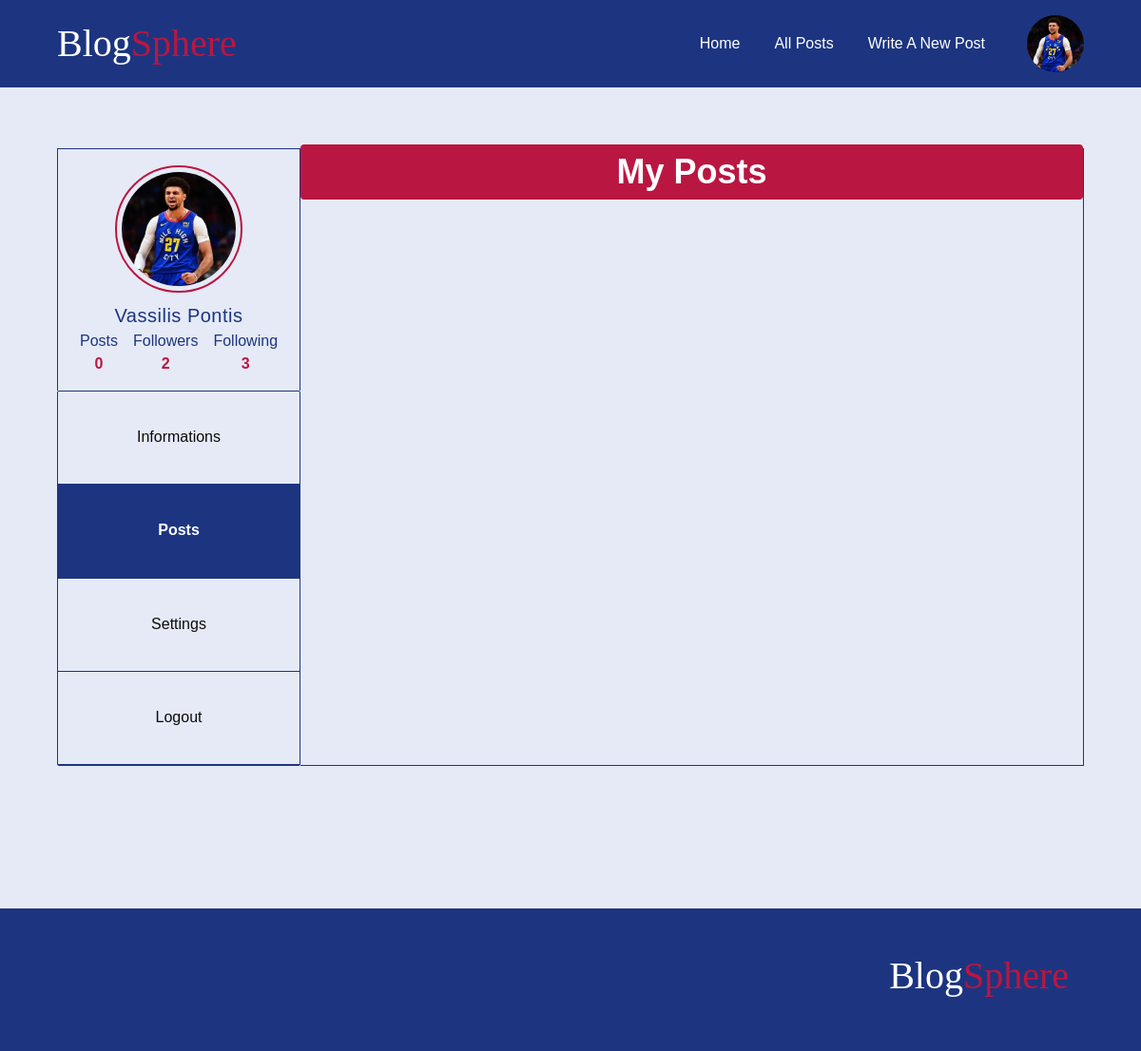
Page /account/MyProfile/?tab=posts (signed in) on the earlier database version.
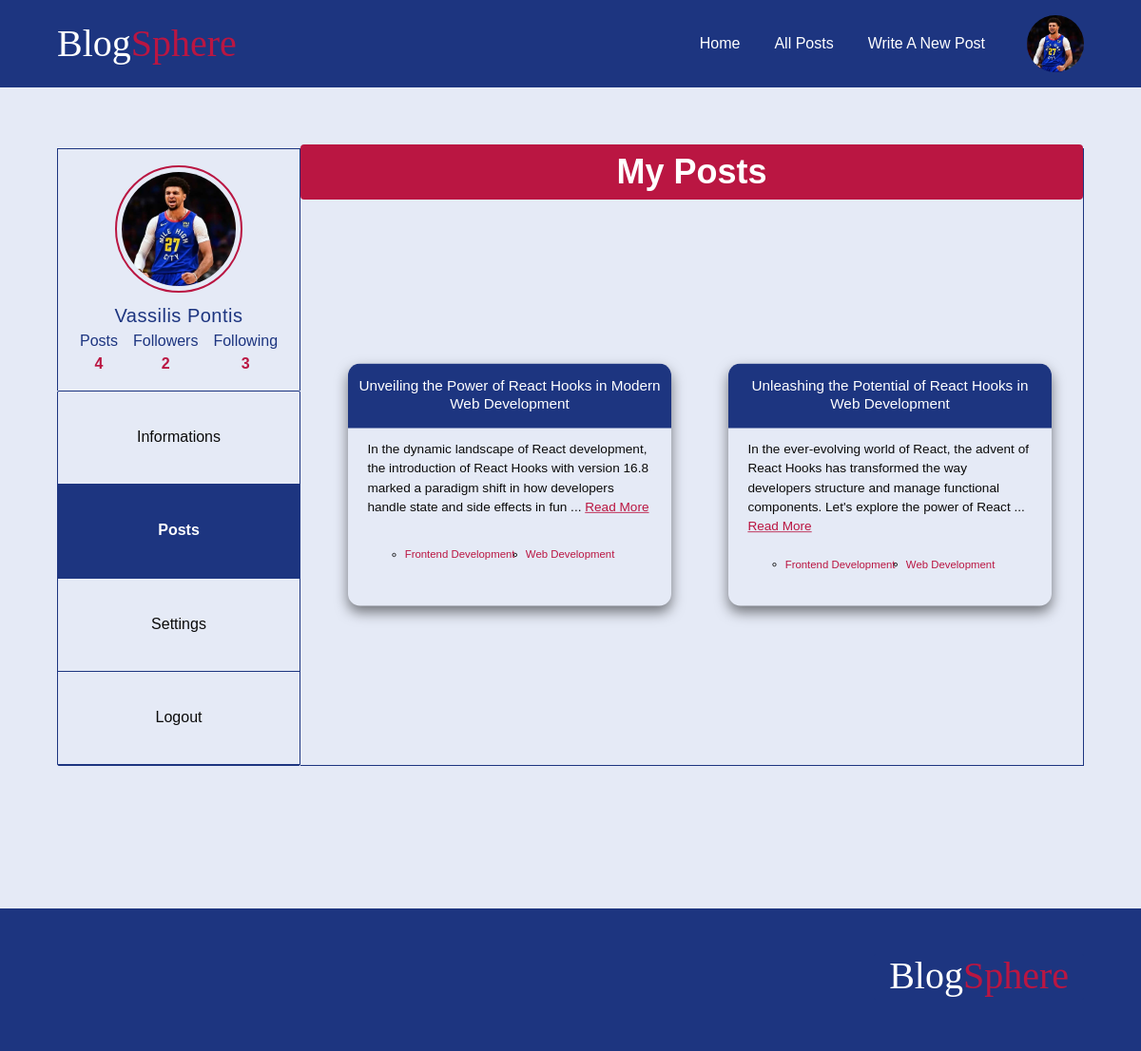
Same page on the later database version.
### blog/models.py (models this page shows, shortened)
class Navigation(models.Model):
    text= models.CharField(max_length=100)
    destination= models.CharField(max_length=100)

class Post(models.Model):
    title = models.CharField(max_length=100)
    author = models.ForeignKey(User,  on_delete=models.CASCADE)
    body = models.TextField()
    created_at = models.DateField(auto_now=True)
    tags = models.ManyToManyField(Tag)
    slug = models.SlugField(unique=True, editable= False, blank= True, db_index=True, default='')

class Tag(models.Model):
    name = models.CharField(max_length=100)
    def __str__(self):
        return f'{self.name}'

### accounts/models.py (models this page shows, shortened)
class Profile(models.Model):
    MALE = 'M'
    FEMALE = 'F'
    OTHER = 'O'
    GENDER_CHOICES = [
        (MALE, 'Male'),
        (FEMALE, 'Female'),
        (OTHER, 'Other'),
    ]
    user = models.OneToOneField(User, on_delete=models.CASCADE)
    bio = models.TextField(blank=True,null=True,  max_length = 400)
    profile_pic = models.ImageField( blank=True, null=True)
    gender = models.CharField(null=True,  max_length=1,choices=GENDER_CHOICES, default= MALE)
    birthday = models.DateField(null=True, blank = True, default=default_date)
    job = models.CharField(blank=True, null=True,  max_length = 400)
    first_name = models.CharField(null=True, blank=True, max_length=100)
    last_name = models.CharField(null=True, blank=True, max_length=100)
    email = models.EmailField(null=True, blank=True,  max_length=254)
    full_name = models.CharField(null=True, max_length = 200, blank= True)
    country = models.CharField(null=True, blank=True, max_length=100)
    city = models.CharField(null=True, blank=True, max_length=100)
    following = models.ManyToManyField('self',symmetrical=False, blank=True)
    followers = models.ManyToManyField("self", related_name="followed_by", symmetrical=False, blank=True)

### accounts/views.py (the view)
# urls.py: path('MyProfile/', views.myProfile, name='editProfile'),
def myProfile(request):
     tab = request.GET.get('tab')
     user_profile = Profile.objects.get(user = request.user)
     user = User.objects.get(id = request.user.id)
     my_posts = Post.objects.filter(author = user)
     if request.method == "POST":
        form = UserForm(request.POST, instance=user_profile)
        if form.is_valid():
            user_profile.first_name = form.cleaned_data['first_name']
            user_profile.last_name = form.cleaned_data['last_name']
            user_profile.email = form.cleaned_data['email']
            user.save()
            user_profile.save()
            messages.success(request, 'Profile updated successfully')
            return redirect('home')
        else:
            messages.error(request, 'Something went wrong')
     else:
        form = UserForm(instance=user_profile)
     context ={
         'form': form,
         'tab': tab,
         "my_posts": my_posts,
         "user_profile": user_profile
     }
     return render(request, 'account/myProfile.html', context)

### blog/context_processors.py (called while the page is built)
def render_Nav_processor(request):
  if request.user.is_authenticated:
    navigation_links = Navigation.objects.exclude(destination = 'login')
  else:
    navigation_links = Navigation.objects.exclude(destination = 'logout').exclude(destination = 'editProfile')
  return  {
        'nav_links': navigation_links
    }

### accounts/templates/account/myProfile.html (shortened to what this page needs)
{% extends "layout.html" %}
{% load static %}
{% block style %}
<link rel="stylesheet" href="{% static 'otherUserProfile.css'%}">
<link rel="stylesheet" href="{% static 'myProfile.css'%}">
<link rel="stylesheet" href="{% static 'article.css' %}">
{% endblock style %}
{% block content %}
<section class="user-profile">
   <div class="user-settings">
<div class="user-image-container">
{% if user_profile.profile_pic  %}
<img class="user-image" src="{{user_profile.profile_pic.url}}" alt="User's profile picture">
{% else %}
<img class="no-picture" src="{% static 'images/no-profile-picture.svg' %}" alt="">
{% endif %}
{% if user_profile.first_name and user_profile.last_name %}
<span class="user-fullname">
   {{user_profile.first_name}} {{user_profile.last_name}}
  </span>
   {% else %}
   <span class="user-fullname">
   {{request.user}}
   </span>
      {% endif %}
<div>
  <div role="table" class="table">
    <div role="row" class="col">
        <div role="columnheader" class="th">Posts</div>
        <div  role="cell" class="td">{{ user_profile.user.post_set.all.count }}</div>
    </div>
    <div role="row" class="col">
        <div role="columnheader" class="th">Followers</div>
        <div  role="cell" class="td">{{ user_profile.followers.count }}</div>
    </div>
    <div role="col" class="col">
        <div role="columnheader" class="th">Following</div>
        <div  role="cell" class="td">{{user_profile.following.count}}</div>
    </div>
   </div>
  </div>
</div>
 <ul class="settings-list">
  <li><a class="{% if tab == 'informations' %} tab-active {% endif %}" href="{% url 'editProfile' %}?tab=informations">Informations</a></li>
   <li><a class="{% if tab == 'posts' %} tab-active {% endif %}" href="{% url 'editProfile' %}?tab=posts">Posts</a></li>
   <li><a class="{% if tab == 'settings' %} tab-active {% endif %}" href="{% url 'editProfile' %}?tab=settings">Settings</a></li>
   <li><a  href="{% url 'logout' %}">Logout</a></li>
 </ul>
</div>
<section class="user-information">
    {% if tab == 'posts' %}
    <h1 class="tab-heading">My Posts </h1>
      {% include "account/components/myProfile/posts.html" %}
    {% endif %}
</section>
</section>
{% endblock content %}

### templates/layout.html (shortened to what this page needs)
{% load static %}
<!DOCTYPE html>
<html lang="en">
<head>
    <link rel="stylesheet" href="{% static "global.css"%}">
    {% block style%} {% endblock %}
</head>
<body>
    {% include "./components/header.html" %}
    <main class="container main">
    {% block content %}
    {% endblock content %}
</main>
{% include "./components/footer.html" %}
</body>
</html>

### templates/components/header.html (shortened to what this page needs)
{% load static%}
{% block style %}
<link rel="stylesheet" href="{% static "header.css"%}">
<link rel="stylesheet" href="{% static "article.css"%}">
{% endblock  %}
<header class="nav-header" >
    <div class="container header">
      <div>
       <span class="logo">Blog<span class="brand-accent">Sphere
    </div><nav >
    <ul class="nav">
     {% for link in nav_links %}
       <li>
        <a href="{% url link.destination %}">{{ link.text | title }}</a>
       </li>
       {% endfor %}
       {% if request.user.profile %}
       <button id="profile-pic" >
        {% if request.user.profile.profile_pic %}
        <img class="profile-picture" src="{{ request.user.profile.profile_pic.url }}" alt="Profile Picture">
     {% endif %}
    </button>{% endif %}
    </ul>
</nav>
</div>
</header>

### accounts/templates/account/components/myProfile/posts.html
<ul class="blogs my-posts">
{% for post in my_posts %}
{% include "components/article.html" %}
{% endfor %}
</ul>

### templates/components/article.html (shortened to what this page needs)
{% load static %}
<li class="post ">
                <a href="{% url 'post' post.slug %}">
        <div class="title-container">
            <h3 class="post-title">{{ post.title }}</h3>
        </div>
        <div class="content">
            <p class="post-content">
                {{ post.body|slice:":175" }}
                {% if post.body|length > 175 %}
                ... <a class="read_more" href="{% url 'post' post.slug %}">Read More</a>
                {% endif %}
            </p>
        </a>
            <div class="row">
                <ul class="tags">
                    {% for tag in post.tags.all %}
                        <li><a href="{% url 'posts'%}?tag={{tag}}" class="tag"> {{tag}}</a></li>
                    {% endfor %}
                </ul>
            </div>
    </li>

### templates/components/footer.html (shortened to what this page needs)
{% load static %}
{% block style %}
<link rel="stylesheet" href="{% static 'footer.css'%}">
{% endblock style %}
<footer>
    <div class="container">
        <span class="brand">Blog<span class="brand-accent">Sphere
    </div>
</footer>

### static/global.css (style rules this page uses)
:root { --main-clr: #1d3580; --main-hover-clr: #2c489cd0; --main-hover-link-clr: #2c489c4d; --main-clr-light: #1d3680bd; --heading-clr: #1d3580; --heading2-clr: #fff; --accent-clr: #ba1642; --focus-clr: #e4724f13; --error-text-clr: rgb(231, 48, 16); --error-bg-clr: rgba(255, 187, 175, 0.012); --nav-text-clr: #fff; --main-text-clr: #181313; --fs-800: 2.5rem; --fs-750: 2.25rem; --fs-700: 2rem; --fs-650: 1.75rem; --fs-600: 1.5rem; --fs-550: 1.25rem; --fs-500: 1rem; --fs-450: 0.975rem; --fs-400: 0.9375rem; --fs-350: 0.875rem; --fs-300: 0.8375rem; --heading-align: center; --gutter-y-200: 0.75rem; --gutter-y-300: 1rem; --gutter-y-400: 1.25rem; --gutter-y-600: 2rem; --gutter-y-900: 5rem; --gutter-x-600: 2rem; }
* { margin: 0; padding: 0; box-sizing: border-box; }
img, svg, picture { display: block; max-width: 100%; }
input, text, label,textarea, select, button { font-size: inherit; font-family: inherit; }
button { cursor: pointer; }
body { font-size: var(--fs-500); line-height: 1.5; font-family: 'Franklin Gothic Medium', 'Arial Narrow', Arial, sans-serif; color: var(--main-text-clr); background-color: #e5eaf6; }
h1 { text-align: var(--heading-align); color: var(--heading-clr); margin-top: var(--gutter-y-600); font-size: var(--fs-750); line-height: 1.1; margin-bottom: var(--gutter-y-300); }
.brand { background-color: var(--main-clr); color: var(--nav-text-clr); padding-inline: 1rem; padding-bottom: .2rem; font-family: serif; border-radius: 2px; }
.container { width: 100%; max-width: min(90%, 90rem); margin-inline: auto; }
main { margin-top: var(--gutter-y-600); }
a:link, a:visited { text-decoration: none; color: #0b0b0b; }
.main { min-height: 100vh; }

### static/otherUserProfile.css (style rules this page uses)
.user-profile { margin-block: 4em; display: grid; grid-template-columns: 23.5rem 1fr; gap: 3rem; align-items: start; }
.user-image-container { max-width: 350px; margin-top: var(--gutter-y-600) }
.user-image, .no-picture { max-width:350px; width:100%; outline:2px solid var(--heading-clr); outline-offset: 5px; border-radius: 10px; aspect-ratio: 1 / 1; object-fit: cover; object-position: center; margin-inline: auto; }
.user-information { display: grid; }
.user-fullname { display: block; color:var(--main-clr); font-size: var(--fs-550); text-align: center; letter-spacing: .5px; margin-top: var(--gutter-y-300); }
.row { display: flex; gap: 0; margin-bottom: 1.25em; }
.post { overflow: hidden; }
h3 { text-align: center; color: var(--main-clr); font-weight: 500; font-size: 1.125rem; }
.table { display: grid; grid-template-columns: repeat(3, .1fr); text-align: center; gap: 1rem; justify-content: center; font-weight: 100; font-family: Arial, Helvetica, sans-serif; }
.th { font-size: var(--fs-500); color: var(--main-clr); }
.td { color: var(--accent-clr); font-weight: 700; }
.blogs { display: grid; grid-auto-flow: column; overflow-x: scroll; scroll-snap-align:start; padding-inline: 1.25em; scroll-snap-type: mandatory; align-items: center !important; }

### static/article.css (style rules this page uses)
.post { margin: 2rem auto; box-shadow: 0 8px 16px rgba(0, 0, 0, 0.5); width: 400px; padding-bottom: 1em; color: #0b0b0b; display: flex; flex-direction: column; justify-content: space-between; border-radius: 15px; transform: scale(0.85); transition: all .25s ease-out; min-height: 300px; }
.content { padding-inline:1.5em; display: flex; flex-direction: column; flex: 1; }
.title-container { border-top-right-radius: 15px; border-top-left-radius: 15px; }
.row { display: flex; flex-wrap: wrap; margin-top: 1.25em; font-size: .9375rem; flex: 1; column-gap:1rem; align-items: center; }
.row ul { row-gap: 0.25em; text-align: center; margin-inline: auto; }
.tags { display: flex; font-size: .8375rem; line-height: 1; flex-wrap: wrap; justify-content: center; align-items: center; gap: 1em; }
.read_more { color: var(--accent-clr) !important; text-decoration: underline !important; }
.go-back-btn, .tag:link, .tag:visited { color: var(--accent-clr) !important; }
.post-title { font-size: 1.125rem; margin-bottom: .75em; display: inline-flex; align-items: center; text-align: center; background-color: var(--heading-clr); color: white; padding-block: .75em; padding-inline:.5em; min-height: 80px; line-height: 1.2; width:100%; justify-content: center; }

### static/footer.css (style rules this page uses)
footer { background-color: var(--main-clr); min-height: 150px; font-size: var(--fs-800); text-align: end; }
footer .container { padding-top: 1em; }

Differences in the rows shown:
computed for Profile "Vassilis": user.post_set.all.count "0" → "4"
added Post: title "Unveiling the Power of React Hooks in Modern Web Development", body "In the dynamic landscape of React development, the introduction of React Hooks with version 16.8 marked a paradigm shift in how developers handle state and side effects in fun", shows "Read More"
now on this page (row unchanged): Tag: name "Frontend Development"
added Tag: name "Web Development"
added Post: title "Unleashing the Potential of React Hooks in Web Development", body "In the ever-evolving world of React, the advent of React Hooks has transformed the way developers structure and manage functional components. Let's explore the power of React", shows "Read More"
